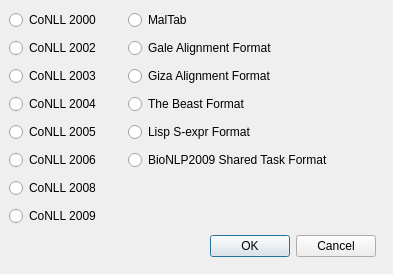
<?xml version="1.0" encoding="UTF-8"?>
<ui version="4.0">
 <class>ChooseFormat</class>
 <widget class="QDialog" name="ChooseFormat">
  <property name="geometry">
   <rect>
    <x>0</x>
    <y>0</y>
    <width>393</width>
    <height>274</height>
   </rect>
  </property>
  <property name="windowTitle">
   <string>Choose format</string>
  </property>
  <widget class="QRadioButton" name="radioButton2000">
   <property name="geometry">
    <rect>
     <x>9</x>
     <y>9</y>
     <width>113</width>
     <height>22</height>
    </rect>
   </property>
   <property name="text">
    <string>CoNLL 2000</string>
   </property>
  </widget>
  <widget class="QRadioButton" name="radioButton_MalTab">
   <property name="geometry">
    <rect>
     <x>128</x>
     <y>9</y>
     <width>81</width>
     <height>22</height>
    </rect>
   </property>
   <property name="text">
    <string>MalTab</string>
   </property>
  </widget>
  <widget class="QRadioButton" name="radioButton_2002">
   <property name="geometry">
    <rect>
     <x>9</x>
     <y>37</y>
     <width>113</width>
     <height>22</height>
    </rect>
   </property>
   <property name="text">
    <string>CoNLL 2002</string>
   </property>
  </widget>
  <widget class="QRadioButton" name="radioButton_gale">
   <property name="geometry">
    <rect>
     <x>128</x>
     <y>37</y>
     <width>189</width>
     <height>22</height>
    </rect>
   </property>
   <property name="text">
    <string>Gale Alignment Format</string>
   </property>
  </widget>
  <widget class="QRadioButton" name="radioButton_2003">
   <property name="geometry">
    <rect>
     <x>9</x>
     <y>65</y>
     <width>113</width>
     <height>22</height>
    </rect>
   </property>
   <property name="text">
    <string>CoNLL 2003</string>
   </property>
  </widget>
  <widget class="QRadioButton" name="radioButton_giza">
   <property name="geometry">
    <rect>
     <x>128</x>
     <y>65</y>
     <width>188</width>
     <height>22</height>
    </rect>
   </property>
   <property name="text">
    <string>Giza Alignment Format</string>
   </property>
  </widget>
  <widget class="QRadioButton" name="radioButton_2004">
   <property name="geometry">
    <rect>
     <x>9</x>
     <y>93</y>
     <width>113</width>
     <height>22</height>
    </rect>
   </property>
   <property name="text">
    <string>CoNLL 2004</string>
   </property>
  </widget>
  <widget class="QRadioButton" name="radioButton_the_beast">
   <property name="geometry">
    <rect>
     <x>128</x>
     <y>93</y>
     <width>152</width>
     <height>22</height>
    </rect>
   </property>
   <property name="text">
    <string>The Beast Format</string>
   </property>
  </widget>
  <widget class="QRadioButton" name="radioButton_2005">
   <property name="geometry">
    <rect>
     <x>9</x>
     <y>121</y>
     <width>113</width>
     <height>22</height>
    </rect>
   </property>
   <property name="text">
    <string>CoNLL 2005</string>
   </property>
  </widget>
  <widget class="QRadioButton" name="radioButton_lisp_s_expr">
   <property name="geometry">
    <rect>
     <x>128</x>
     <y>121</y>
     <width>158</width>
     <height>22</height>
    </rect>
   </property>
   <property name="text">
    <string>Lisp S-expr Format</string>
   </property>
  </widget>
  <widget class="QRadioButton" name="radioButton_2006">
   <property name="geometry">
    <rect>
     <x>9</x>
     <y>149</y>
     <width>113</width>
     <height>22</height>
    </rect>
   </property>
   <property name="text">
    <string>CoNLL 2006</string>
   </property>
  </widget>
  <widget class="QRadioButton" name="radioButton_bionlp_2009">
   <property name="geometry">
    <rect>
     <x>128</x>
     <y>149</y>
     <width>252</width>
     <height>22</height>
    </rect>
   </property>
   <property name="text">
    <string>BioNLP2009 Shared Task Format</string>
   </property>
  </widget>
  <widget class="QRadioButton" name="radioButton_2008">
   <property name="geometry">
    <rect>
     <x>9</x>
     <y>177</y>
     <width>113</width>
     <height>22</height>
    </rect>
   </property>
   <property name="text">
    <string>CoNLL 2008</string>
   </property>
  </widget>
  <widget class="QRadioButton" name="radioButton_2009">
   <property name="geometry">
    <rect>
     <x>9</x>
     <y>205</y>
     <width>113</width>
     <height>22</height>
    </rect>
   </property>
   <property name="text">
    <string>CoNLL 2009</string>
   </property>
  </widget>
  <widget class="QDialogButtonBox" name="buttonBox">
   <property name="enabled">
    <bool>true</bool>
   </property>
   <property name="geometry">
    <rect>
     <x>200</x>
     <y>233</y>
     <width>176</width>
     <height>27</height>
    </rect>
   </property>
   <property name="orientation">
    <enum>Qt::Horizontal</enum>
   </property>
   <property name="standardButtons">
    <set>QDialogButtonBox::Cancel|QDialogButtonBox::Ok</set>
   </property>
  </widget>
 </widget>
 <resources/>
 <connections>
  <connection>
   <sender>buttonBox</sender>
   <signal>accepted()</signal>
   <receiver>ChooseFormat</receiver>
   <slot>accept()</slot>
   <hints>
    <hint type="sourcelabel">
     <x>248</x>
     <y>254</y>
    </hint>
    <hint type="destinationlabel">
     <x>157</x>
     <y>274</y>
    </hint>
   </hints>
  </connection>
  <connection>
   <sender>buttonBox</sender>
   <signal>rejected()</signal>
   <receiver>ChooseFormat</receiver>
   <slot>reject()</slot>
   <hints>
    <hint type="sourcelabel">
     <x>316</x>
     <y>260</y>
    </hint>
    <hint type="destinationlabel">
     <x>286</x>
     <y>274</y>
    </hint>
   </hints>
  </connection>
 </connections>
</ui>
